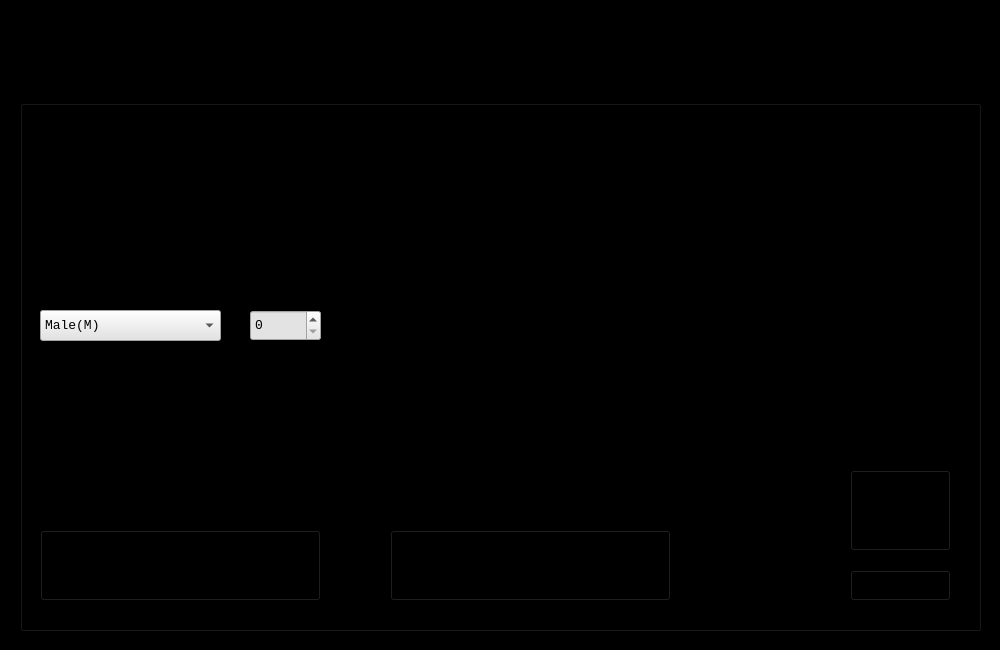
<?xml version="1.0" encoding="UTF-8"?>
<ui version="4.0">
 <class>Add_Teachers</class>
 <widget class="QMainWindow" name="Add_Teachers">
  <property name="geometry">
   <rect>
    <x>0</x>
    <y>0</y>
    <width>1000</width>
    <height>650</height>
   </rect>
  </property>
  <property name="sizePolicy">
   <sizepolicy hsizetype="Fixed" vsizetype="Fixed">
    <horstretch>0</horstretch>
    <verstretch>0</verstretch>
   </sizepolicy>
  </property>
  <property name="maximumSize">
   <size>
    <width>1000</width>
    <height>650</height>
   </size>
  </property>
  <property name="font">
   <font>
    <family>Consolas</family>
    <pointsize>10</pointsize>
   </font>
  </property>
  <property name="windowTitle">
   <string>Add Teachers</string>
  </property>
  <property name="windowIcon">
   <iconset resource="QRC_FILES/Teachers/ADD_NEW_TEACHERS_LOGO.qrc">
    <normaloff>:/BG/Pictures/Main_logo.jpg</normaloff>:/BG/Pictures/Main_logo.jpg</iconset>
  </property>
  <property name="styleSheet">
   <string notr="true">background-color: rgb(0, 0, 0);</string>
  </property>
  <property name="unifiedTitleAndToolBarOnMac">
   <bool>true</bool>
  </property>
  <widget class="QWidget" name="centralwidget">
   <widget class="QLabel" name="label">
    <property name="geometry">
     <rect>
      <x>220</x>
      <y>0</y>
      <width>531</width>
      <height>121</height>
     </rect>
    </property>
    <property name="palette">
     <palette>
      <active>
       <colorrole role="Button">
        <brush brushstyle="SolidPattern">
         <color alpha="255">
          <red>0</red>
          <green>0</green>
          <blue>0</blue>
         </color>
        </brush>
       </colorrole>
       <colorrole role="Base">
        <brush brushstyle="SolidPattern">
         <color alpha="255">
          <red>0</red>
          <green>0</green>
          <blue>0</blue>
         </color>
        </brush>
       </colorrole>
       <colorrole role="Window">
        <brush brushstyle="SolidPattern">
         <color alpha="255">
          <red>0</red>
          <green>0</green>
          <blue>0</blue>
         </color>
        </brush>
       </colorrole>
      </active>
      <inactive>
       <colorrole role="Button">
        <brush brushstyle="SolidPattern">
         <color alpha="255">
          <red>0</red>
          <green>0</green>
          <blue>0</blue>
         </color>
        </brush>
       </colorrole>
       <colorrole role="Base">
        <brush brushstyle="SolidPattern">
         <color alpha="255">
          <red>0</red>
          <green>0</green>
          <blue>0</blue>
         </color>
        </brush>
       </colorrole>
       <colorrole role="Window">
        <brush brushstyle="SolidPattern">
         <color alpha="255">
          <red>0</red>
          <green>0</green>
          <blue>0</blue>
         </color>
        </brush>
       </colorrole>
      </inactive>
      <disabled>
       <colorrole role="Button">
        <brush brushstyle="SolidPattern">
         <color alpha="255">
          <red>0</red>
          <green>0</green>
          <blue>0</blue>
         </color>
        </brush>
       </colorrole>
       <colorrole role="Base">
        <brush brushstyle="SolidPattern">
         <color alpha="255">
          <red>0</red>
          <green>0</green>
          <blue>0</blue>
         </color>
        </brush>
       </colorrole>
       <colorrole role="Window">
        <brush brushstyle="SolidPattern">
         <color alpha="255">
          <red>0</red>
          <green>0</green>
          <blue>0</blue>
         </color>
        </brush>
       </colorrole>
      </disabled>
     </palette>
    </property>
    <property name="font">
     <font>
      <family>Consolas</family>
      <pointsize>16</pointsize>
      <weight>75</weight>
      <bold>true</bold>
      <underline>false</underline>
     </font>
    </property>
    <property name="styleSheet">
     <string notr="true">background-image: url(:/BG/Pictures/ANT_PIC.png);</string>
    </property>
    <property name="text">
     <string/>
    </property>
    <property name="pixmap">
     <pixmap resource="QRC_FILES/Teachers/ADD_NEW_TEACHERS_MLB.qrc">:/BG/Pictures/ANT_PIC.png</pixmap>
    </property>
    <property name="scaledContents">
     <bool>true</bool>
    </property>
   </widget>
   <widget class="QGroupBox" name="groupBox">
    <property name="geometry">
     <rect>
      <x>20</x>
      <y>100</y>
      <width>961</width>
      <height>531</height>
     </rect>
    </property>
    <property name="font">
     <font>
      <family>Consolas</family>
      <pointsize>10</pointsize>
     </font>
    </property>
    <property name="styleSheet">
     <string notr="true">background-image: url(:/BG/Pictures/BG.jpg);</string>
    </property>
    <property name="title">
     <string/>
    </property>
    <widget class="QComboBox" name="comboBox">
     <property name="geometry">
      <rect>
       <x>20</x>
       <y>210</y>
       <width>181</width>
       <height>31</height>
      </rect>
     </property>
     <property name="font">
      <font>
       <family>Consolas</family>
       <pointsize>10</pointsize>
      </font>
     </property>
     <property name="focusPolicy">
      <enum>Qt::WheelFocus</enum>
     </property>
     <property name="styleSheet">
      <string notr="true">background-color: rgb(227, 227, 227);</string>
     </property>
     <item>
      <property name="text">
       <string>Male(M)</string>
      </property>
     </item>
     <item>
      <property name="text">
       <string>Female(F)</string>
      </property>
     </item>
    </widget>
    <widget class="QTextEdit" name="textEdit_3">
     <property name="geometry">
      <rect>
       <x>370</x>
       <y>190</y>
       <width>561</width>
       <height>71</height>
      </rect>
     </property>
     <property name="sizePolicy">
      <sizepolicy hsizetype="Fixed" vsizetype="Fixed">
       <horstretch>0</horstretch>
       <verstretch>0</verstretch>
      </sizepolicy>
     </property>
     <property name="font">
      <font>
       <family>Consolas</family>
       <pointsize>10</pointsize>
      </font>
     </property>
     <property name="styleSheet">
      <string notr="true">background-image: url(:/BG/Pictures/TB_PIC.png);</string>
     </property>
     <property name="inputMethodHints">
      <set>Qt::ImhPreferLowercase|Qt::ImhPreferNumbers|Qt::ImhPreferUppercase|Qt::ImhSensitiveData</set>
     </property>
     <property name="frameShape">
      <enum>QFrame::NoFrame</enum>
     </property>
     <property name="frameShadow">
      <enum>QFrame::Plain</enum>
     </property>
     <property name="verticalScrollBarPolicy">
      <enum>Qt::ScrollBarAlwaysOff</enum>
     </property>
     <property name="horizontalScrollBarPolicy">
      <enum>Qt::ScrollBarAlwaysOff</enum>
     </property>
     <property name="tabChangesFocus">
      <bool>true</bool>
     </property>
    </widget>
    <widget class="QDoubleSpinBox" name="doubleSpinBox">
     <property name="geometry">
      <rect>
       <x>230</x>
       <y>210</y>
       <width>71</width>
       <height>31</height>
      </rect>
     </property>
     <property name="font">
      <font>
       <family>Consolas</family>
       <pointsize>10</pointsize>
      </font>
     </property>
     <property name="styleSheet">
      <string notr="true">background-color: rgb(227, 227, 227);</string>
     </property>
     <property name="inputMethodHints">
      <set>Qt::ImhDigitsOnly|Qt::ImhFormattedNumbersOnly|Qt::ImhPreferNumbers</set>
     </property>
     <property name="decimals">
      <number>0</number>
     </property>
    </widget>
    <widget class="QPushButton" name="pushButton">
     <property name="geometry">
      <rect>
       <x>20</x>
       <y>430</y>
       <width>281</width>
       <height>71</height>
      </rect>
     </property>
     <property name="font">
      <font>
       <family>Consolas</family>
       <pointsize>10</pointsize>
      </font>
     </property>
     <property name="focusPolicy">
      <enum>Qt::TabFocus</enum>
     </property>
     <property name="text">
      <string>Clear</string>
     </property>
     <property name="default">
      <bool>false</bool>
     </property>
     <property name="flat">
      <bool>false</bool>
     </property>
    </widget>
    <widget class="QPushButton" name="pushButton_2">
     <property name="geometry">
      <rect>
       <x>370</x>
       <y>430</y>
       <width>281</width>
       <height>71</height>
      </rect>
     </property>
     <property name="font">
      <font>
       <family>Consolas</family>
       <pointsize>10</pointsize>
      </font>
     </property>
     <property name="text">
      <string>Save</string>
     </property>
     <property name="default">
      <bool>false</bool>
     </property>
     <property name="flat">
      <bool>false</bool>
     </property>
    </widget>
    <widget class="QLabel" name="label_5">
     <property name="geometry">
      <rect>
       <x>690</x>
       <y>390</y>
       <width>121</width>
       <height>111</height>
      </rect>
     </property>
     <property name="text">
      <string/>
     </property>
    </widget>
    <widget class="QPushButton" name="pushButton_3">
     <property name="geometry">
      <rect>
       <x>830</x>
       <y>370</y>
       <width>101</width>
       <height>81</height>
      </rect>
     </property>
     <property name="font">
      <font>
       <family>Consolas</family>
       <pointsize>10</pointsize>
      </font>
     </property>
     <property name="text">
      <string>Load</string>
     </property>
     <property name="default">
      <bool>false</bool>
     </property>
     <property name="flat">
      <bool>false</bool>
     </property>
    </widget>
    <widget class="QPushButton" name="pushButton_4">
     <property name="geometry">
      <rect>
       <x>830</x>
       <y>470</y>
       <width>101</width>
       <height>31</height>
      </rect>
     </property>
     <property name="font">
      <font>
       <family>Consolas</family>
       <pointsize>10</pointsize>
      </font>
     </property>
     <property name="text">
      <string>Clear</string>
     </property>
     <property name="default">
      <bool>false</bool>
     </property>
     <property name="flat">
      <bool>false</bool>
     </property>
    </widget>
    <widget class="QLabel" name="label_6">
     <property name="geometry">
      <rect>
       <x>20</x>
       <y>60</y>
       <width>181</width>
       <height>21</height>
      </rect>
     </property>
     <property name="sizePolicy">
      <sizepolicy hsizetype="Fixed" vsizetype="Fixed">
       <horstretch>0</horstretch>
       <verstretch>0</verstretch>
      </sizepolicy>
     </property>
     <property name="font">
      <font>
       <family>Consolas</family>
       <pointsize>10</pointsize>
      </font>
     </property>
     <property name="lineWidth">
      <number>1</number>
     </property>
     <property name="text">
      <string>Staff ID</string>
     </property>
    </widget>
    <widget class="QLabel" name="label_7">
     <property name="geometry">
      <rect>
       <x>370</x>
       <y>20</y>
       <width>181</width>
       <height>21</height>
      </rect>
     </property>
     <property name="sizePolicy">
      <sizepolicy hsizetype="Fixed" vsizetype="Fixed">
       <horstretch>0</horstretch>
       <verstretch>0</verstretch>
      </sizepolicy>
     </property>
     <property name="font">
      <font>
       <family>Consolas</family>
       <pointsize>10</pointsize>
      </font>
     </property>
     <property name="lineWidth">
      <number>1</number>
     </property>
     <property name="text">
      <string>First Name</string>
     </property>
    </widget>
    <widget class="QLabel" name="label_8">
     <property name="geometry">
      <rect>
       <x>370</x>
       <y>90</y>
       <width>181</width>
       <height>21</height>
      </rect>
     </property>
     <property name="sizePolicy">
      <sizepolicy hsizetype="Fixed" vsizetype="Fixed">
       <horstretch>0</horstretch>
       <verstretch>0</verstretch>
      </sizepolicy>
     </property>
     <property name="font">
      <font>
       <family>Consolas</family>
       <pointsize>10</pointsize>
      </font>
     </property>
     <property name="lineWidth">
      <number>1</number>
     </property>
     <property name="text">
      <string>Last Name</string>
     </property>
    </widget>
    <widget class="QLabel" name="label_9">
     <property name="geometry">
      <rect>
       <x>20</x>
       <y>180</y>
       <width>181</width>
       <height>21</height>
      </rect>
     </property>
     <property name="sizePolicy">
      <sizepolicy hsizetype="Fixed" vsizetype="Fixed">
       <horstretch>0</horstretch>
       <verstretch>0</verstretch>
      </sizepolicy>
     </property>
     <property name="font">
      <font>
       <family>Consolas</family>
       <pointsize>10</pointsize>
      </font>
     </property>
     <property name="lineWidth">
      <number>1</number>
     </property>
     <property name="text">
      <string>Gender</string>
     </property>
    </widget>
    <widget class="QLabel" name="label_10">
     <property name="geometry">
      <rect>
       <x>230</x>
       <y>180</y>
       <width>101</width>
       <height>21</height>
      </rect>
     </property>
     <property name="sizePolicy">
      <sizepolicy hsizetype="Fixed" vsizetype="Fixed">
       <horstretch>0</horstretch>
       <verstretch>0</verstretch>
      </sizepolicy>
     </property>
     <property name="font">
      <font>
       <family>Consolas</family>
       <pointsize>10</pointsize>
      </font>
     </property>
     <property name="lineWidth">
      <number>1</number>
     </property>
     <property name="text">
      <string>Age</string>
     </property>
    </widget>
    <widget class="QLabel" name="label_11">
     <property name="geometry">
      <rect>
       <x>20</x>
       <y>270</y>
       <width>181</width>
       <height>21</height>
      </rect>
     </property>
     <property name="sizePolicy">
      <sizepolicy hsizetype="Fixed" vsizetype="Fixed">
       <horstretch>0</horstretch>
       <verstretch>0</verstretch>
      </sizepolicy>
     </property>
     <property name="font">
      <font>
       <family>Consolas</family>
       <pointsize>10</pointsize>
      </font>
     </property>
     <property name="lineWidth">
      <number>1</number>
     </property>
     <property name="text">
      <string>Phone Number</string>
     </property>
    </widget>
    <widget class="QLabel" name="label_12">
     <property name="geometry">
      <rect>
       <x>20</x>
       <y>340</y>
       <width>181</width>
       <height>21</height>
      </rect>
     </property>
     <property name="sizePolicy">
      <sizepolicy hsizetype="Fixed" vsizetype="Fixed">
       <horstretch>0</horstretch>
       <verstretch>0</verstretch>
      </sizepolicy>
     </property>
     <property name="font">
      <font>
       <family>Consolas</family>
       <pointsize>10</pointsize>
      </font>
     </property>
     <property name="lineWidth">
      <number>1</number>
     </property>
     <property name="text">
      <string>Designation</string>
     </property>
    </widget>
    <widget class="QLabel" name="label_13">
     <property name="geometry">
      <rect>
       <x>370</x>
       <y>160</y>
       <width>181</width>
       <height>21</height>
      </rect>
     </property>
     <property name="sizePolicy">
      <sizepolicy hsizetype="Fixed" vsizetype="Fixed">
       <horstretch>0</horstretch>
       <verstretch>0</verstretch>
      </sizepolicy>
     </property>
     <property name="font">
      <font>
       <family>Consolas</family>
       <pointsize>10</pointsize>
      </font>
     </property>
     <property name="lineWidth">
      <number>1</number>
     </property>
     <property name="text">
      <string>Contact Address</string>
     </property>
    </widget>
    <widget class="QLabel" name="label_14">
     <property name="geometry">
      <rect>
       <x>370</x>
       <y>270</y>
       <width>181</width>
       <height>21</height>
      </rect>
     </property>
     <property name="sizePolicy">
      <sizepolicy hsizetype="Fixed" vsizetype="Fixed">
       <horstretch>0</horstretch>
       <verstretch>0</verstretch>
      </sizepolicy>
     </property>
     <property name="font">
      <font>
       <family>Consolas</family>
       <pointsize>10</pointsize>
      </font>
     </property>
     <property name="lineWidth">
      <number>1</number>
     </property>
     <property name="text">
      <string>Email ID</string>
     </property>
    </widget>
    <widget class="QLabel" name="label_16">
     <property name="geometry">
      <rect>
       <x>670</x>
       <y>350</y>
       <width>161</width>
       <height>21</height>
      </rect>
     </property>
     <property name="sizePolicy">
      <sizepolicy hsizetype="Fixed" vsizetype="Fixed">
       <horstretch>0</horstretch>
       <verstretch>0</verstretch>
      </sizepolicy>
     </property>
     <property name="font">
      <font>
       <family>Consolas</family>
       <pointsize>10</pointsize>
      </font>
     </property>
     <property name="lineWidth">
      <number>1</number>
     </property>
     <property name="text">
      <string>Teacher's Picture</string>
     </property>
    </widget>
    <widget class="QLineEdit" name="lineEdit">
     <property name="geometry">
      <rect>
       <x>20</x>
       <y>90</y>
       <width>281</width>
       <height>31</height>
      </rect>
     </property>
     <property name="sizePolicy">
      <sizepolicy hsizetype="Fixed" vsizetype="Fixed">
       <horstretch>0</horstretch>
       <verstretch>0</verstretch>
      </sizepolicy>
     </property>
     <property name="font">
      <font>
       <family>Consolas</family>
       <pointsize>10</pointsize>
      </font>
     </property>
     <property name="focusPolicy">
      <enum>Qt::StrongFocus</enum>
     </property>
     <property name="styleSheet">
      <string notr="true">background-image: url(:/BG/Pictures/TB_PIC.png);</string>
     </property>
     <property name="inputMethodHints">
      <set>Qt::ImhPreferLowercase|Qt::ImhPreferNumbers|Qt::ImhPreferUppercase|Qt::ImhSensitiveData</set>
     </property>
     <property name="frame">
      <bool>false</bool>
     </property>
     <property name="placeholderText">
      <string/>
     </property>
     <property name="clearButtonEnabled">
      <bool>false</bool>
     </property>
    </widget>
    <widget class="QLineEdit" name="lineEdit_2">
     <property name="geometry">
      <rect>
       <x>20</x>
       <y>300</y>
       <width>281</width>
       <height>31</height>
      </rect>
     </property>
     <property name="sizePolicy">
      <sizepolicy hsizetype="Fixed" vsizetype="Fixed">
       <horstretch>0</horstretch>
       <verstretch>0</verstretch>
      </sizepolicy>
     </property>
     <property name="font">
      <font>
       <family>Consolas</family>
       <pointsize>10</pointsize>
      </font>
     </property>
     <property name="focusPolicy">
      <enum>Qt::StrongFocus</enum>
     </property>
     <property name="styleSheet">
      <string notr="true">background-image: url(:/BG/Pictures/TB_PIC.png);</string>
     </property>
     <property name="inputMethodHints">
      <set>Qt::ImhPreferLowercase|Qt::ImhPreferNumbers|Qt::ImhPreferUppercase|Qt::ImhSensitiveData</set>
     </property>
     <property name="frame">
      <bool>false</bool>
     </property>
     <property name="placeholderText">
      <string/>
     </property>
     <property name="clearButtonEnabled">
      <bool>false</bool>
     </property>
    </widget>
    <widget class="QLineEdit" name="lineEdit_3">
     <property name="geometry">
      <rect>
       <x>20</x>
       <y>370</y>
       <width>631</width>
       <height>31</height>
      </rect>
     </property>
     <property name="sizePolicy">
      <sizepolicy hsizetype="Fixed" vsizetype="Fixed">
       <horstretch>0</horstretch>
       <verstretch>0</verstretch>
      </sizepolicy>
     </property>
     <property name="font">
      <font>
       <family>Consolas</family>
       <pointsize>10</pointsize>
      </font>
     </property>
     <property name="focusPolicy">
      <enum>Qt::StrongFocus</enum>
     </property>
     <property name="styleSheet">
      <string notr="true">background-image: url(:/BG/Pictures/TB_PIC.png);</string>
     </property>
     <property name="inputMethodHints">
      <set>Qt::ImhPreferLowercase|Qt::ImhPreferNumbers|Qt::ImhPreferUppercase|Qt::ImhSensitiveData</set>
     </property>
     <property name="frame">
      <bool>false</bool>
     </property>
     <property name="placeholderText">
      <string/>
     </property>
     <property name="clearButtonEnabled">
      <bool>false</bool>
     </property>
    </widget>
    <widget class="QLineEdit" name="lineEdit_5">
     <property name="geometry">
      <rect>
       <x>370</x>
       <y>300</y>
       <width>561</width>
       <height>31</height>
      </rect>
     </property>
     <property name="sizePolicy">
      <sizepolicy hsizetype="Fixed" vsizetype="Fixed">
       <horstretch>0</horstretch>
       <verstretch>0</verstretch>
      </sizepolicy>
     </property>
     <property name="font">
      <font>
       <family>Consolas</family>
       <pointsize>10</pointsize>
      </font>
     </property>
     <property name="focusPolicy">
      <enum>Qt::StrongFocus</enum>
     </property>
     <property name="styleSheet">
      <string notr="true">background-image: url(:/BG/Pictures/TB_PIC.png);</string>
     </property>
     <property name="inputMethodHints">
      <set>Qt::ImhPreferLowercase|Qt::ImhPreferNumbers|Qt::ImhPreferUppercase|Qt::ImhSensitiveData</set>
     </property>
     <property name="frame">
      <bool>false</bool>
     </property>
     <property name="placeholderText">
      <string/>
     </property>
     <property name="clearButtonEnabled">
      <bool>false</bool>
     </property>
    </widget>
    <widget class="QLineEdit" name="lineEdit_6">
     <property name="geometry">
      <rect>
       <x>370</x>
       <y>120</y>
       <width>561</width>
       <height>31</height>
      </rect>
     </property>
     <property name="sizePolicy">
      <sizepolicy hsizetype="Fixed" vsizetype="Fixed">
       <horstretch>0</horstretch>
       <verstretch>0</verstretch>
      </sizepolicy>
     </property>
     <property name="font">
      <font>
       <family>Consolas</family>
       <pointsize>10</pointsize>
      </font>
     </property>
     <property name="focusPolicy">
      <enum>Qt::StrongFocus</enum>
     </property>
     <property name="styleSheet">
      <string notr="true">background-image: url(:/BG/Pictures/TB_PIC.png);</string>
     </property>
     <property name="inputMethodHints">
      <set>Qt::ImhPreferLowercase|Qt::ImhPreferNumbers|Qt::ImhPreferUppercase|Qt::ImhSensitiveData</set>
     </property>
     <property name="frame">
      <bool>false</bool>
     </property>
     <property name="placeholderText">
      <string/>
     </property>
     <property name="clearButtonEnabled">
      <bool>false</bool>
     </property>
    </widget>
    <widget class="QLineEdit" name="lineEdit_7">
     <property name="geometry">
      <rect>
       <x>370</x>
       <y>50</y>
       <width>561</width>
       <height>31</height>
      </rect>
     </property>
     <property name="sizePolicy">
      <sizepolicy hsizetype="Fixed" vsizetype="Fixed">
       <horstretch>0</horstretch>
       <verstretch>0</verstretch>
      </sizepolicy>
     </property>
     <property name="font">
      <font>
       <family>Consolas</family>
       <pointsize>10</pointsize>
      </font>
     </property>
     <property name="focusPolicy">
      <enum>Qt::StrongFocus</enum>
     </property>
     <property name="styleSheet">
      <string notr="true">background-image: url(:/BG/Pictures/TB_PIC.png);</string>
     </property>
     <property name="inputMethodHints">
      <set>Qt::ImhPreferLowercase|Qt::ImhPreferNumbers|Qt::ImhPreferUppercase|Qt::ImhSensitiveData</set>
     </property>
     <property name="frame">
      <bool>false</bool>
     </property>
     <property name="placeholderText">
      <string/>
     </property>
     <property name="clearButtonEnabled">
      <bool>false</bool>
     </property>
    </widget>
   </widget>
  </widget>
 </widget>
 <resources>
  <include location="QRC_FILES/Teachers/ADD_NEW_TEACHERS_LOGO.qrc"/>
  <include location="QRC_FILES/Teachers/ADD_NEW_TEACHERS_TB.qrc"/>
  <include location="QRC_FILES/Teachers/ADD_NEW_TEACHERS_GB.qrc"/>
  <include location="QRC_FILES/Teachers/ADD_NEW_TEACHERS_MLB.qrc"/>
 </resources>
 <connections/>
</ui>
